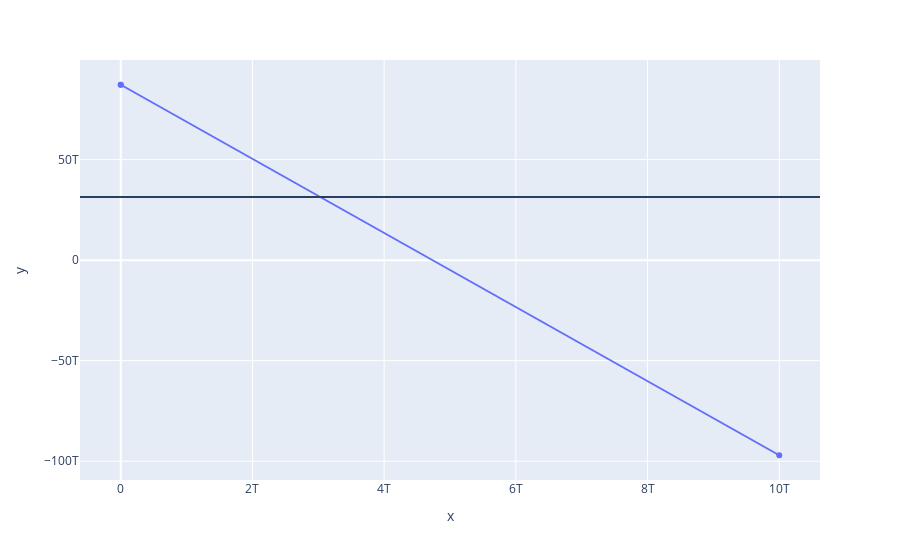

The cell this chart's notebook holds for it:
### Code cell
monkeys = read_input('21_input.txt')
monkeys['root'][1] = '?'
root = []
humn_vals = [10**x for x in [0, 5, 13]]
for n in humn_vals:
    monkeys['humn'] = n
    root.append(yell('root', monkeys))
fig = px.line(x=humn_vals, y=[x[0] for x in root], markers=True)
fig.add_hline(y=root[0][1])

### Figure 1 — Plotly figure (JSON) as saved in the notebook; plotly's stock layout.template omitted (floating-point values rounded to 4 significant figures)
{"data": [{"hovertemplate": "x=%{x}<br>y=%{y}<extra></extra>", "legendgroup": "", "line": {"color": "#636efa", "dash": "solid"}, "marker": {"symbol": "circle"}, "mode": "lines+markers", "name": "", "orientation": "v", "showlegend": false, "type": "scatter", "x": [1, 100000, 10000000000000], "xaxis": "x", "y": [87222463536019, 87222461693531, -97034326587357], "yaxis": "y"}], "layout": {"legend": {"tracegroupgap": 0}, "margin": {"t": 60}, "shapes": [{"type": "line", "x0": 0, "x1": 1, "xref": "x domain", "y0": 31343426392931, "y1": 31343426392931, "yref": "y"}], "xaxis": {"anchor": "y", "domain": [0, 1], "title": {"text": "x"}}, "yaxis": {"anchor": "x", "domain": [0, 1], "title": {"text": "y"}}}}
